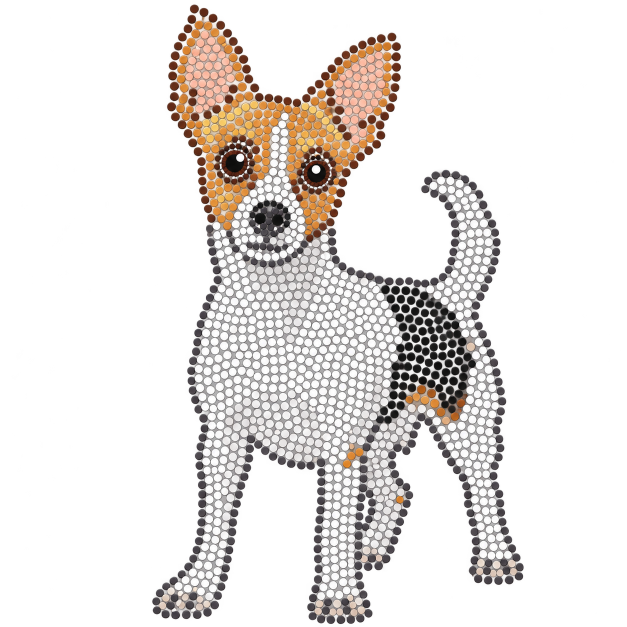
#> input picture services/strass-layout/prototype/img/N2_dog.png, 1254 x 1254 px, given in place of N2_dog.png.png, which was not available (shown at 1/2 size)
$ python -i fuse.py   (imports and definitions only)
#> lines starting #> are read from the running program, lines starting #| are printed output that depends on the picture; pictures that were not available may be replaced by others from this repository, and a replacement may not be noted
from pathcfg import W as _W
import sys
import numpy as np, cv2
from PIL import Image
from scipy import ndimage as ndi
from scipy.spatial import cKDTree


def grads(name, sigma=1.0):
#> called with name = 'img/N2_dog.png', sigma = 1
    im = np.array(Image.open(f'{_W}img/{name}.png').convert('RGBA')).astype(np.float32) / 255
    rgb, a = im[..., :3], im[..., 3]
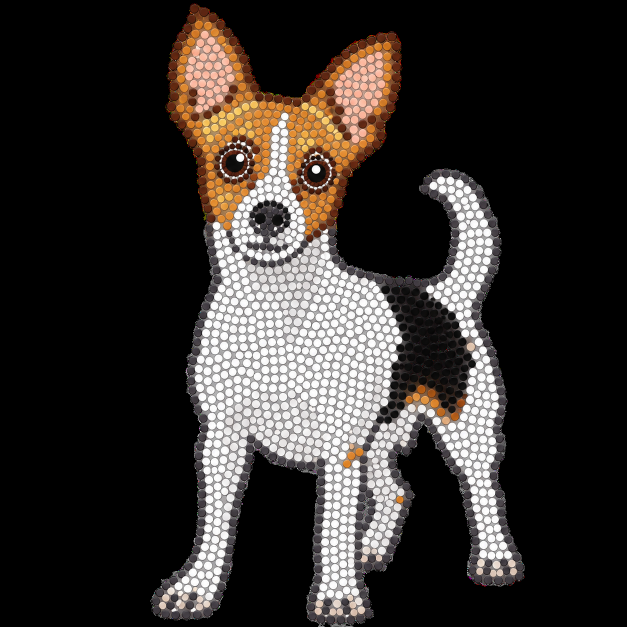
#> rgb: shape (1254, 1254, 3) float32 (shown at 1/2 size); mean R, G, B 0.206, 0.187, 0.175
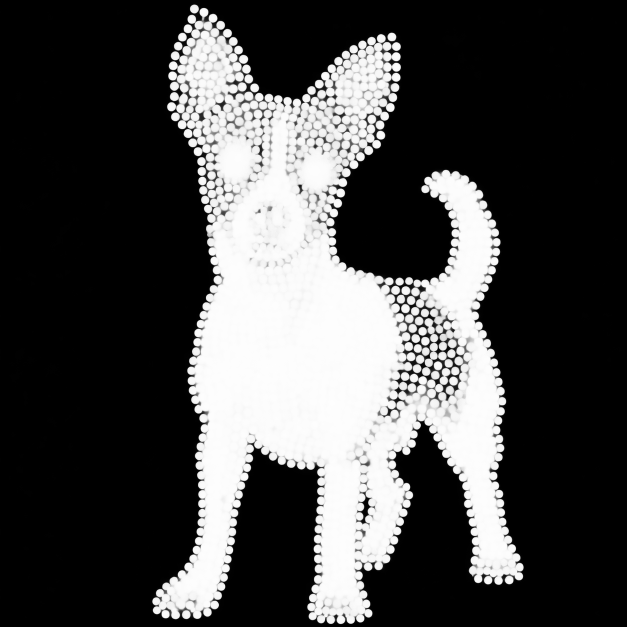
#> a: shape (1254, 1254) float32 (shown at 1/2 size); min 0, max 1, mean 0.282
    w = rgb * a[..., None] + (1 - a[..., None])
    lab = cv2.cvtColor(w, cv2.COLOR_RGB2LAB)
#> lab: shape (1254, 1254, 3) float32; mean of channels 0, 1, 2 88.5, 1.3, 2
    chans = [lab[..., 0] / 100, lab[..., 1] / 100, lab[..., 2] / 100, a]
    G = []
    for c in chans:
        c = ndi.gaussian_filter(c, sigma)
        G.append((ndi.sobel(c, 1) / 8, ndi.sobel(c, 0) / 8))
#> this loop made 4 passes
#> pass 1, in grads, `c = ndi.gaussian_filter(c, sigma)`:
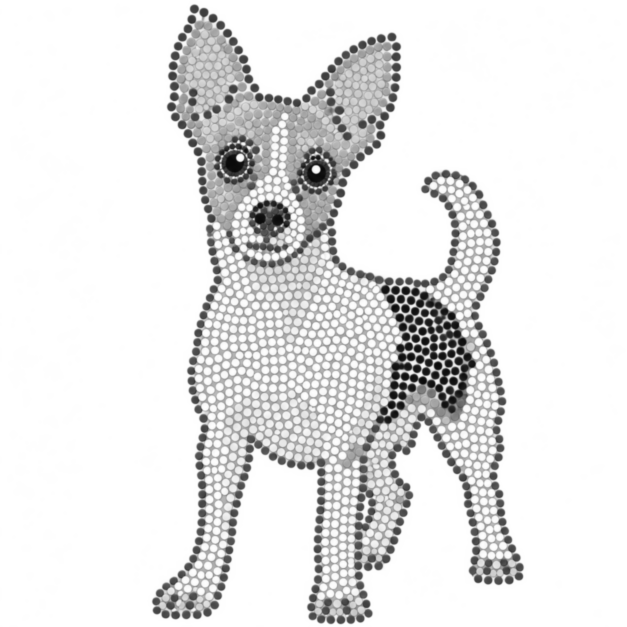
#> c: shape (1254, 1254) float32 (shown at 1/2 size); min 0.0276, max 1, mean 0.899
#> pass 2, in grads, `c = ndi.gaussian_filter(c, sigma)`:
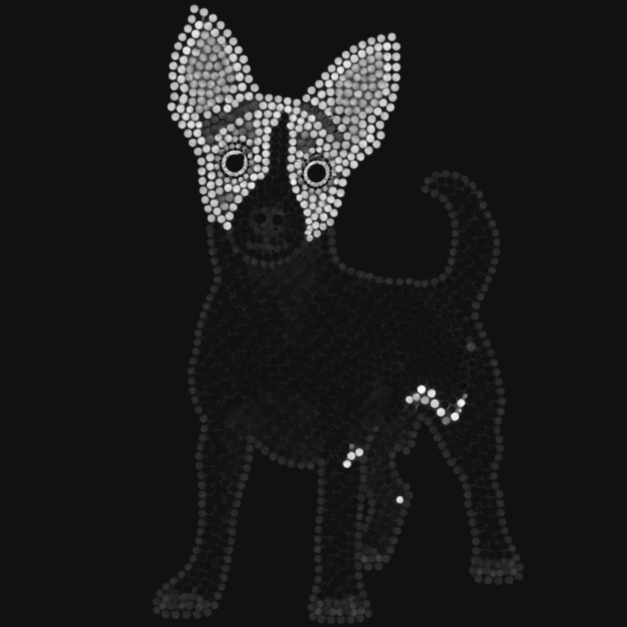
#> c: shape (1254, 1254) float32 (shown at 1/2 size); min -0.0221, max 0.31, mean 0.0135; drawn with min black and max white
#> pass 3, in grads, `c = ndi.gaussian_filter(c, sigma)`:
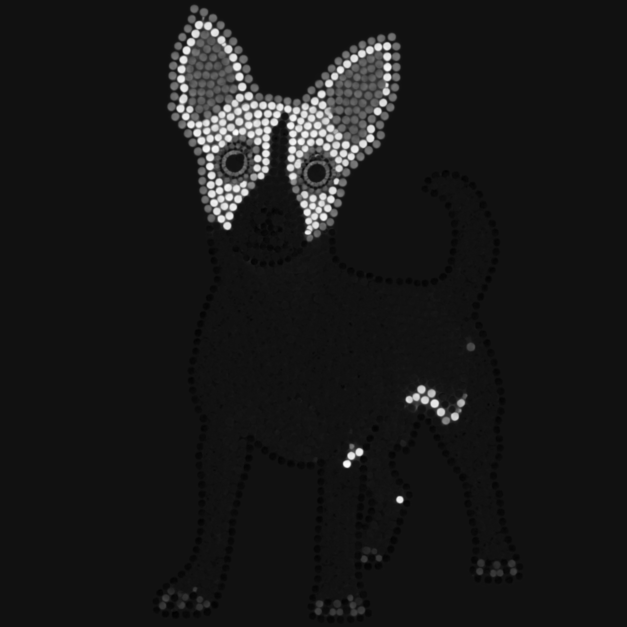
#> c: shape (1254, 1254) float32 (shown at 1/2 size); min -0.0468, max 0.617, mean 0.0199; drawn with min black and max white
#> after the loop, G = 4 items
    return G, a


# [57 lines left out: functions circle_score, refine, fuse, drop_small, not called in this run]

>>> result = grads('img/N2_dog.png')
